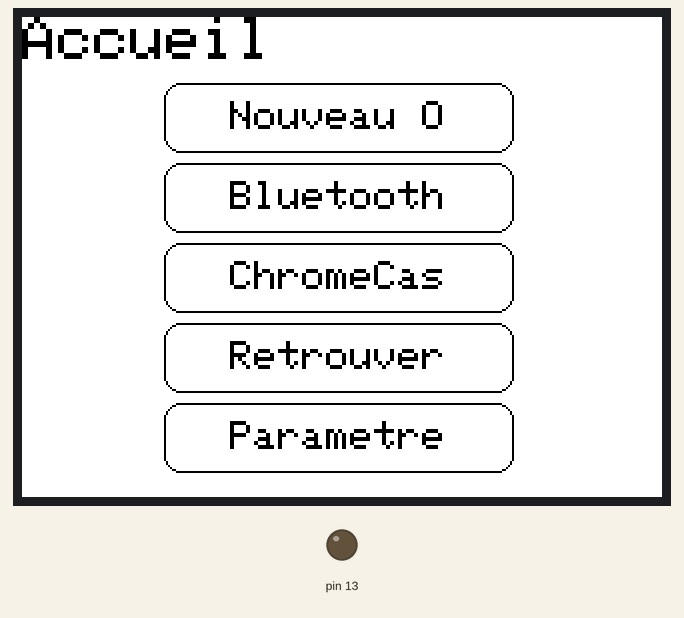
This sketch was run on a simulated Arduino Uno, built with avr-gcc and run on an emulated ATmega328P. Parts: 320×240 colour display, output pins drawn as LEDs (lit = HIGH).

Above: at 0.3 s.

The sketch:

main.ino
```cpp
#include <Elegoo_GFX.h>    // Core graphics library
#include <Elegoo_TFTLCD.h> // Hardware-specific library
#include <TouchScreen.h>

//Création objet pour la gestion du tactile
#define YP A2
#define XM A3
#define YM 8
#define XP 9
TouchScreen ts = TouchScreen(XP, YP, XM, YM, 300);

//Création de l'objet pour la mise en page de l'écran
#define LCD_CS A3
#define LCD_CD A2
#define LCD_WR A1
#define LCD_RD A0
#define LCD_RESET A4
Elegoo_TFTLCD tft(LCD_CS, LCD_CD, LCD_WR, LCD_RD, LCD_RESET);

//Création des bontons
Elegoo_GFX_Button buttonHpmePage[5];
Elegoo_GFX_Button button[2];

//Variable pour indiquer la page
int interface = 0;
int draw = 0;

//GESTION DE LA PRESSION
#define MINPRESSURE 10
#define MAXPRESSURE 1000
#define TS_MINX 120
#define TS_MAXX 945
#define TS_MINY 110
#define TS_MAXY 920

//GUI
#define backgroundColor 0xFFFF
#define textcolor 0x0000
#define textSize 3
#define withButton 175
#define highButton 35
#define xButton 158
#define yfirstButton 50
#define yButton 40
#define textSizeButton 2.5
#define textColorButton 0x0000
#define fillColorButton 0xFFFF
#define outlineColorButton 0x0000

void setup(void)
{
  //Mise en marche de l'écran
  tft.begin(0x9341);

  //GUI général
  tft.setRotation(1);
  tft.setTextColor(textcolor);
  tft.setTextSize(textSize);
  tft.fillScreen(backgroundColor);

  //Création des boutons
  buttonHpmePage[0].initButton(&tft, xButton, yfirstButton, withButton, highButton, outlineColorButton, fillColorButton, textColorButton, "Nouveau Object", textSizeButton);
  buttonHpmePage[1].initButton(&tft, xButton, yfirstButton+yButton, withButton, highButton, outlineColorButton, fillColorButton, textColorButton, "Bluetooth", textSizeButton);
  buttonHpmePage[2].initButton(&tft, xButton, yfirstButton+yButton*2, withButton, highButton, outlineColorButton, fillColorButton, textColorButton, "ChromeCast", textSizeButton);
  buttonHpmePage[3].initButton(&tft, xButton, yfirstButton+yButton*3, withButton, highButton, outlineColorButton, fillColorButton, textColorButton, "Retrouver Objet", textSizeButton);
  buttonHpmePage[4].initButton(&tft, xButton, yfirstButton+yButton*4, withButton, highButton, outlineColorButton, fillColorButton, textColorButton, "Parametre", textSizeButton);

pinMode(13, OUTPUT);
}

void loop(void)
{

 //Configurtation  pin pour le tactile
  TSPoint p = ts.getPoint();
  pinMode(YP, OUTPUT);
  pinMode(XM, OUTPUT);

  //Mettre les donnée en 0 - 1023 en pixel
  if (p.z > MINPRESSURE && p.z < MAXPRESSURE)
  {
    p.x =  map(p.x, TS_MINX, TS_MAXX, 0, tft.width());
    p.y =  map(p.y, TS_MINY, TS_MAXY, 0, tft.height());
  }

  //Gestion de l'interface
  //tft.setCursor(3, 3);
  if(interface == 0) //page d'accueil
  {
    //Affichage de l'interface
    if(draw == 0)
    {
      tft.println("Accueil");
      for(int i=0; i<=4; i++)
        buttonHpmePage[i].drawButton();
        draw++;
        tft.setCursor(50, 50);
    }

    //Gestion du tactile
      if (buttonHpmePage[0].contains(p.x, p.y))
      {
        buttonHpmePage[0].drawButton(true);
      }
  }
}
```
